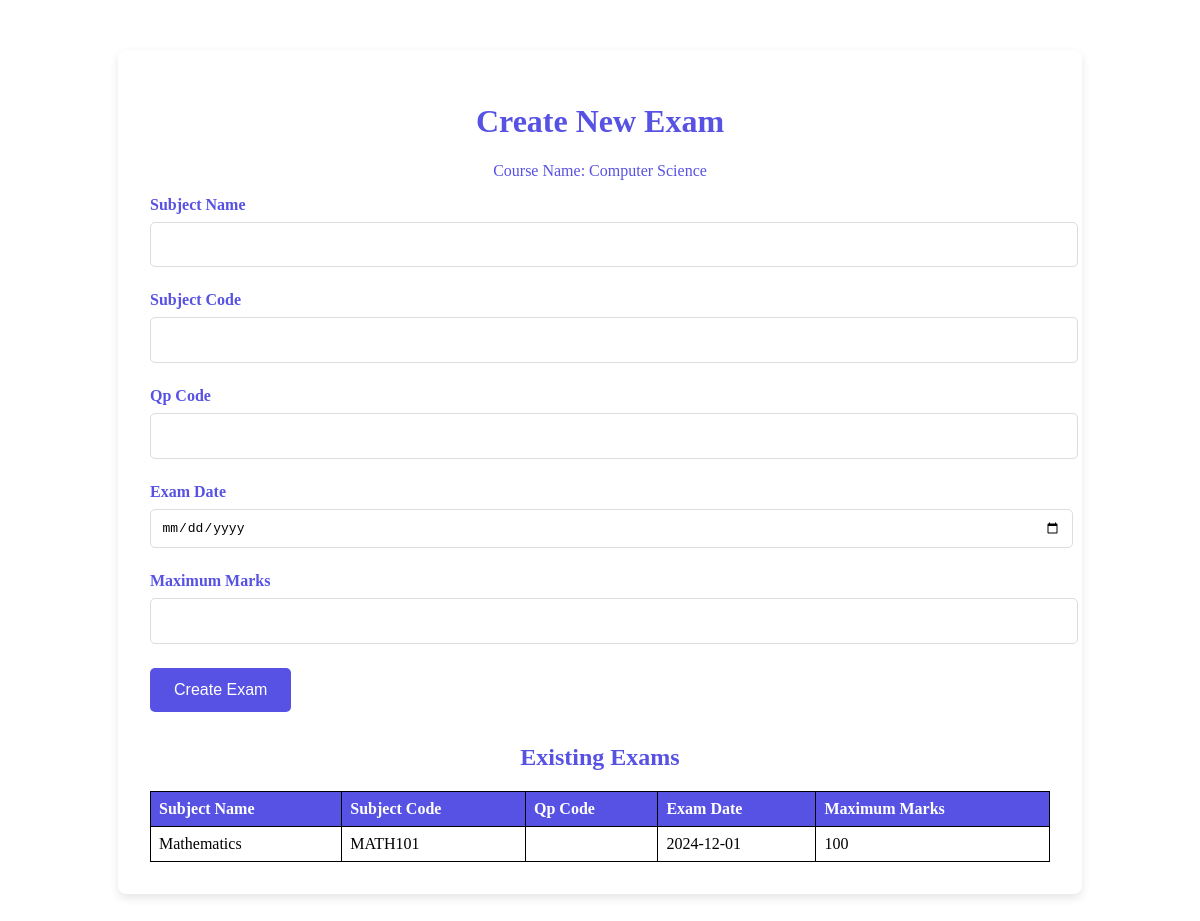
The page /ClassTeacher/AddExams.php (signed in) on the database as committed earlier.
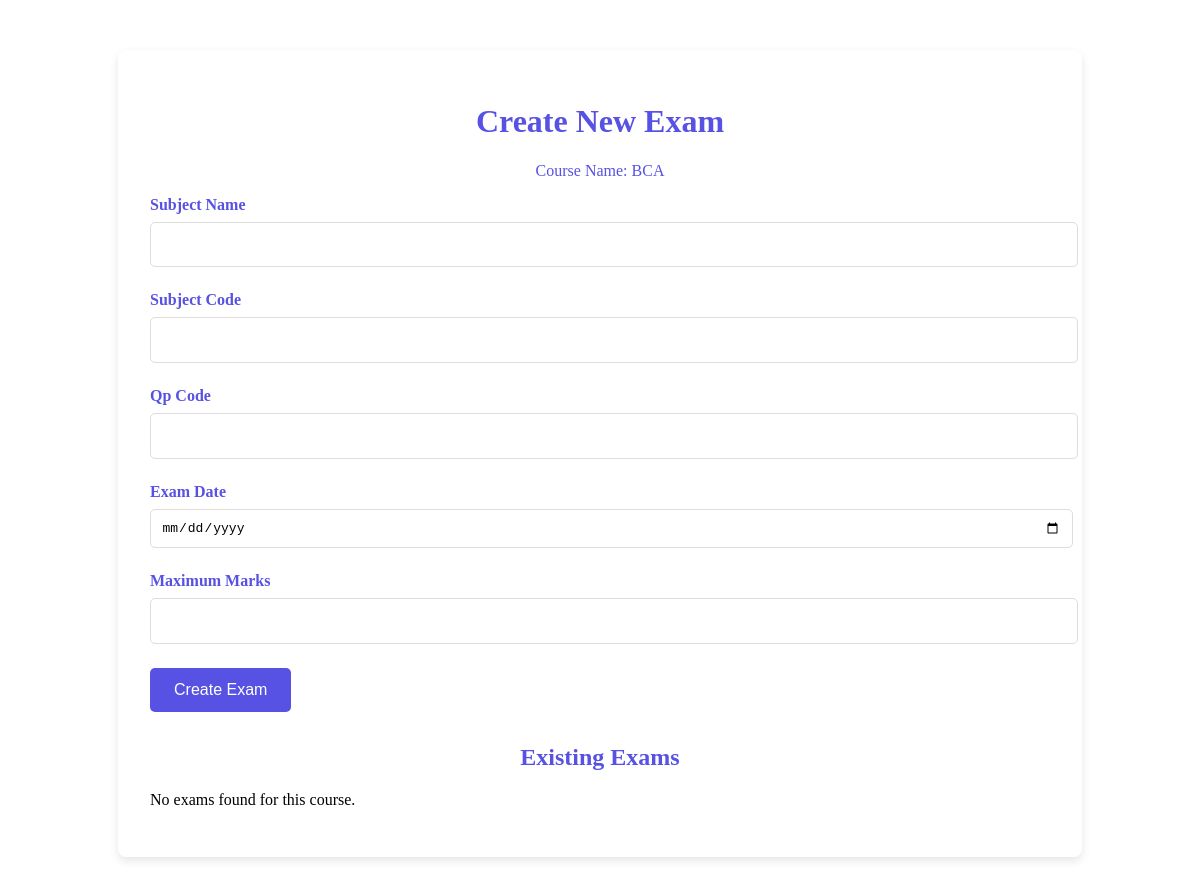
The same page on the database as committed later.
### tables this page shows
CREATE TABLE `tblcourse` (
  `course_id` int(11) NOT NULL,
  `course_name` varchar(30) NOT NULL,
  `course_start` year(4) NOT NULL
);

CREATE TABLE `tblexam` (
  `exam_id` int(11) NOT NULL,
  `subject_name` varchar(255) NOT NULL,
  `subject_code` varchar(50) NOT NULL,
  `exam_date` date NOT NULL,
  `maximum_marks` int(11) NOT NULL,
  `course_id` int(11) NOT NULL,
  `created_at` timestamp NOT NULL DEFAULT current_timestamp()
);

### ClassTeacher/AddExams.php (the view, shortened to what this page needs)
<?php
include '../Includes/dbcon.php';
$exams = [];
$courseName = '';
$teacherId = $_SESSION['userId'];
$classQuery = "SELECT course_id FROM tblcourseincharge WHERE tea_id = ? AND isActive = 1";
$stmt = $conn->prepare($classQuery);
$stmt->bind_param("i", $teacherId);
$stmt->execute();
$result = $stmt->get_result();
if ($result->num_rows > 0) {
    $courseData = $result->fetch_assoc();
    $course_id = $courseData['course_id'];
    $courseNameQuery = "SELECT course_name FROM tblcourse WHERE course_id = ?";
    $stmt = $conn->prepare($courseNameQuery);
    $stmt->bind_param("i", $course_id);
    $stmt->execute();
    $courseResult = $stmt->get_result();
    if ($courseResult->num_rows > 0) {
        $courseData = $courseResult->fetch_assoc();
        $courseName = $courseData['course_name'];
    }
    $examQuery = "SELECT * FROM tblexam WHERE course_id = ?";
    $stmt = $conn->prepare($examQuery);
    $stmt->bind_param("i", $course_id);
    $stmt->execute();
    $exams = $stmt->get_result()->fetch_all(MYSQLI_ASSOC);
} else {
    $course_id = null;
}
?>
<!DOCTYPE html>
<html lang="en">
<head>
</head>
<body>
    <div class="container">
        <h1>Create New Exam</h1>
        <?php if ($course_id): ?>
            <p style="text-align: center; color: #5752e3;">Course Name: <?php echo htmlspecialchars($courseName); ?></p>
            <form method="post" action="create_exam.php">
                <div class="form-group">
                    <label>Subject Name</label>
                    <input type="text" name="subject_name" class="form-control" required>
                </div>
                <div class="form-group">
                    <label>Subject Code</label>
                    <input type="text" name="subject_code" class="form-control" required>
                </div>
                <div class="form-group">
                    <label>Qp Code</label>
                    <input type="text" name="Qp_code" class="form-control" required>
                </div>
                <div class="form-group">
                    <label>Exam Date</label>
                    <input type="date" name="exam_date" class="form-control" required>
                </div>
                <div class="form-group">
                    <label>Maximum Marks</label>
                    <input type="number" name="maximum_marks" class="form-control" required>
                </div>
                <button type="submit" name="createExam" class="btn">Create Exam</button>
            </form>
            <div class="exam-list">
                <h2>Existing Exams</h2>
                <?php if (count($exams) > 0): ?>
                    <table>
                        <thead>
                            <tr>
                                <th>Subject Name</th>
                                <th>Subject Code</th>
                                <th>Qp Code</th>
                                <th>Exam Date</th>
                                <th>Maximum Marks</th>
                            </tr>
                        </thead>
                        <tbody>
                            <?php foreach ($exams as $exam): ?>
                                <tr>
                                    <td><?php echo htmlspecialchars($exam['subject_name']); ?></td>
                                    <td><?php echo htmlspecialchars($exam['subject_code']); ?></td>
                                    <td><?php echo htmlspecialchars($exam['Qp_code']); ?></td>
                                    <td><?php echo htmlspecialchars($exam['exam_date']); ?></td>
                                    <td><?php echo htmlspecialchars($exam['maximum_marks']); ?></td>
                                </tr>
                            <?php endforeach; ?>
                        </tbody>
                    </table>
                <?php else: ?>
                    <p>No exams found for this course.</p>
                <?php endif; ?>
            </div>
        <?php else: ?>
            <div class='alert'>Access denied. You are not an active course incharge.</div>
        <?php endif; ?>
    </div>
</body>
</html>

Rows that differ between the two databases and show on the page:
removed tblexam: subject_name "Mathematics", subject_code "MATH101", exam_date "2024-12-01", maximum_marks "100"
changed tblcourse: course_name "Computer Science" → "BCA"
Other text that changed with them:
text no longer shown: "Subject Name Subject Code Qp Code Exam Date Maximum Marks"
text now shown: "No exams found for this course."
